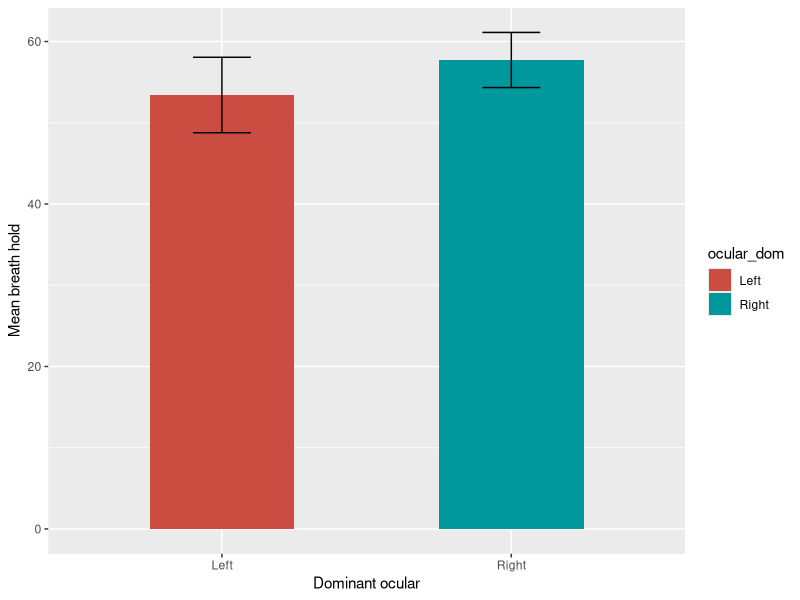
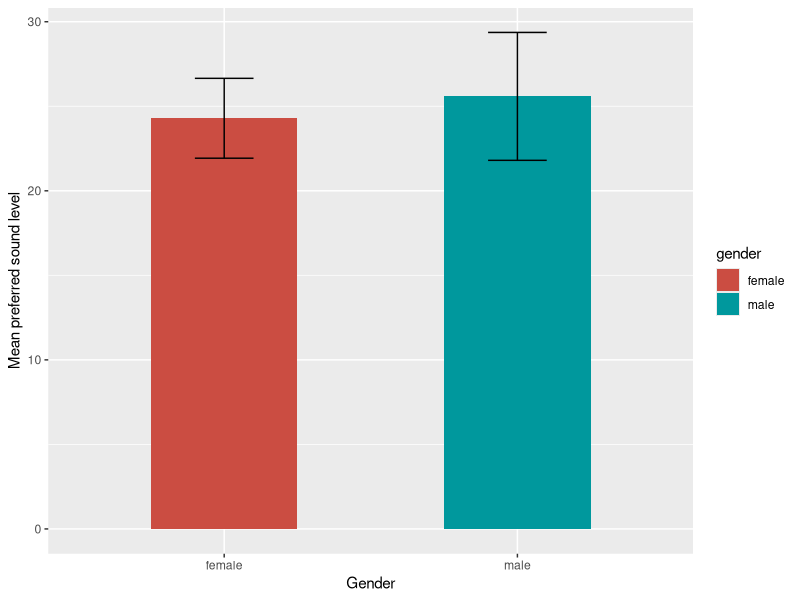

These charts were generated, in order, by the following R code:
## ---- chunk 1
knitr::opts_chunk$set(echo = TRUE, include = TRUE)
## ---- chunk 2
Full_personality_data <- read.csv("NEW_CogSciPersonalityTest2019 (1).csv")
## ---- chunk 3
setwd("/Users/anne-linethomsen/Documents/R/ExperimentalMethods/PersonalityTest/PersonalityTest")
## ---- chunk 4
library(tidyverse)
## ---- chunk 5
Data_ocular_rl <- filter(Full_personality_data, Full_personality_data$ocular_dom == "Right" | Full_personality_data$ocular_dom == "Left")
## ---- chunk 6
ggplot(Data_ocular_rl, aes(x=ocular_dom, y=breath_hold, fill = ocular_dom)) + 
  geom_bar(stat="summary", fun.y = mean, width = 0.5) +
  geom_errorbar(stat = 'summary', fun.data = mean_se, width = 0.2)+
  labs(x = "Dominant ocular", y = "Mean breath hold") +
  scale_fill_hue(l=50)
## ---- chunk 7
summary_breath_hold_by_ocular <- Data_ocular_rl %>%
  group_by(ocular_dom) %>%
  summarise(mean(breath_hold), sd(breath_hold))
## ---- chunk 8
ggplot(Full_personality_data, aes(x = gender, y = sound_level_pref, fill = gender)) + 
  geom_bar(stat = 'summary', fun.y = mean, width = 0.5) +
  geom_errorbar(stat = 'summary', fun.data =  mean_se, width = 0.2) +
  labs(x = "Gender", y = "Mean preferred sound level") + 
  scale_fill_hue(l=50)
## ---- chunk 9
summary_preferred_sound_level <- Full_personality_data %>%
  group_by(gender) %>%
  summarise(mean(sound_level_pref), sd(sound_level_pref))
## ---- chunk 10

## ---- chunk 11

## ---- chunk 12

